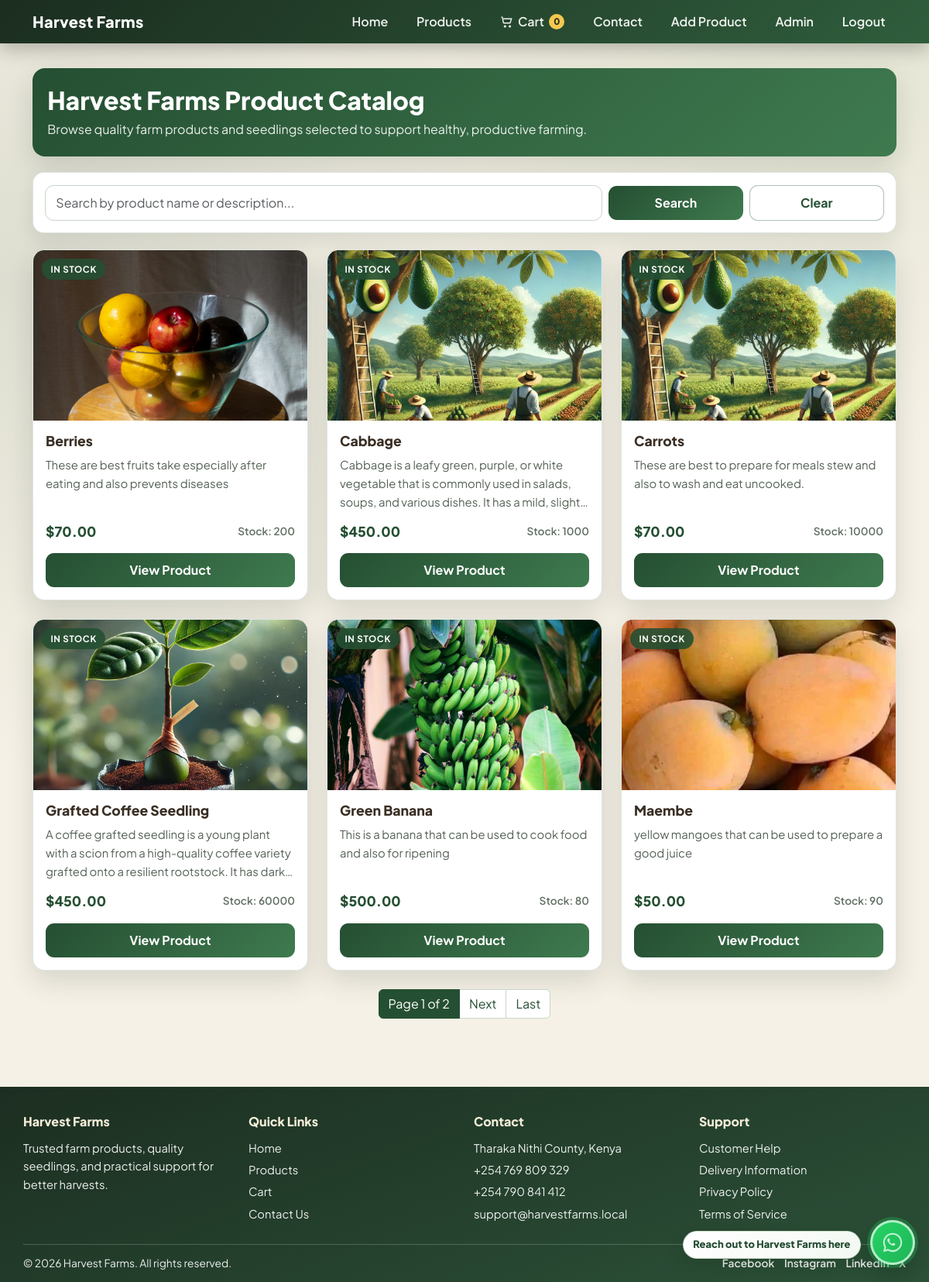
The page /shop/ (signed in) on the database its author committed.
### shop/models.py (models this page shows, shortened)
class Product(models.Model):
    name = models.CharField(max_length=200)
    slug = models.SlugField(unique=True ,blank=True)
    description = models.TextField()
    price = models.DecimalField(max_digits=10, decimal_places=2)
    stock = models.PositiveIntegerField(default=0)
    image = models.ImageField(upload_to="products_image/", blank=True, null=True)
    class Meta:
        ordering = ['name']

### shop/views.py (the view)
# urls.py: path('', views.product_list, name='product_list'),  # List products
def product_list(request, category_slug=None):
    category = None
    categories = Category.objects.all()
    products = Product.objects.all()
    search_query = request.GET.get('q', '').strip()
    if category_slug:
        category = get_object_or_404(Category, slug=category_slug)
        products = products.filter(category=category)
    if search_query:
        terms = [term for term in search_query.split() if term]
        search_filter = Q(name__icontains=search_query) | Q(description__icontains=search_query)
        for term in terms:
            search_filter |= Q(name__icontains=term) | Q(description__icontains=term)
        products = products.filter(search_filter).distinct()
    paginator = Paginator(products, 6)
    page_number = request.GET.get('page')
    page_obj = paginator.get_page(page_number)
    return render(request, 'shop/product_list.html', {
        'category': category,
        'categories': categories,
        'products': page_obj.object_list,
        'page_obj': page_obj,
        'search_query': search_query,
    })

### cart/context_processors.py (called while the page is built)
def cart_item_count(request):
    cart = request.session.get('cart', {})
    count = sum(cart.values()) if isinstance(cart, dict) else 0
    return {'cart_item_count': count}

### shop/templates/shop/product_list.html (shortened to what this page needs)
{% load static %}
<!DOCTYPE html>
<html lang="en">
<head>
    <link href="https://cdn.jsdelivr.net/npm/bootstrap@5.3.0/dist/css/bootstrap.min.css" rel="stylesheet">
</head>
<body>
    {% include 'partials/navbar.html' %}
    <main class="products-wrap">
        <div class="container">
            <section class="hero-strip">
                <h1>Harvest Farms Product Catalog</h1>
                <p>Browse quality farm products and seedlings selected to support healthy, productive farming.</p>
            </section>
            <section class="search-card">
                <form method="get" action="{% url 'shop:product_list' %}">
                    <div class="row g-2 align-items-center">
                        <div class="col-md-8">
                            <input
                                type="text"
                                name="q"
                                class="form-control search-input"
                                placeholder="Search by product name or description..."
                                value="{{ search_query }}">
                        </div>
                        <div class="col-md-2 d-grid">
                            <button type="submit" class="btn btn-search">Search</button>
                        </div>
                        <div class="col-md-2 d-grid">
                            <a href="{% url 'shop:product_list' %}" class="btn-clear">Clear</a>
                        </div>
                    </div>
                </form>
            </section>
            {% if products %}
                <div class="row g-4">
                    {% for product in products %}
                        <div class="col-sm-6 col-lg-4">
                            <article class="product-card">
                                <div class="image-wrap">
                                    {% if product.stock > 0 %}
                                        <span class="stock-chip">In Stock</span>
                                    {% else %}
                                        <span class="stock-chip out">Sold Out</span>
                                    {% endif %}
                                    {% if product.image %}
                                        <img src="{{ product.image.url }}" alt="{{ product.name }}" class="product-image" onerror="this.onerror=null;this.src='{% static 'core/images/homepicture.jpg' %}';">
                                    {% else %}
                                        <img src="{% static 'core/images/homepicture.jpg' %}" alt="No image available" class="product-image">
                                    {% endif %}
                                </div>
                                <div class="card-body">
                                    <h2 class="product-name">{{ product.name }}</h2>
                                    <p class="product-desc">{{ product.description }}</p>
                                    <div class="meta-row">
                                        <span class="price">${{ product.price }}</span>
                                        <span class="stock">Stock: {{ product.stock }}</span>
                                    </div>
                                    {% if product.slug %}
                                        <a href="{% url 'shop:product_detail' slug=product.slug %}" class="btn-detail">View Product</a>
                                    {% else %}
                                        <span class="text-muted small">Details not available.</span>
                                    {% endif %}
                                </div>
                            </article>
                        </div>
                    {% endfor %}
                </div>
            {% else %}
                <section class="empty-state">
                    <h2 class="h5 mb-2">No Products Available Yet</h2>
                    <p class="mb-0">Products will appear here once added to the catalog.</p>
                </section>
            {% endif %}
            {% if page_obj.paginator.num_pages > 1 %}
                <nav class="pagination-wrap" aria-label="Products pagination">
                    <ul class="pagination mb-0">
                        <li class="page-item active">
                            <span class="page-link">Page {{ page_obj.number }} of {{ page_obj.paginator.num_pages }}</span>
                        </li>
                        {% if page_obj.has_next %}
                            <li class="page-item">
                                <a class="page-link" href="?page={{ page_obj.next_page_number }}{% if search_query %}&q={{ search_query|urlencode }}{% endif %}">Next</a>
                            </li>
                            <li class="page-item">
                                <a class="page-link" href="?page={{ page_obj.paginator.num_pages }}{% if search_query %}&q={{ search_query|urlencode }}{% endif %}">Last</a>
                            </li>
                        {% endif %}
                    </ul>
                </nav>
            {% endif %}
        </div>
    </main>
    {% include 'partials/footer.html' %}
</body>
</html>

### shop/templates/shop/product_list.html (style rules this page uses)
:root { --soil: #3a2e24; --leaf-dark: #254f32; --leaf: #3f7a4f; --leaf-soft: #7ea26f; --cream: #f6f1e6; --text: #2f352f; --card-shadow: 0 14px 34px rgba(24, 39, 28, 0.14); }
body { margin: 0; font-family: "Plus Jakarta Sans", sans-serif; color: var(--text); background: radial-gradient(circle at 92% -10%, rgba(126, 162, 111, 0.2), transparent 35%), radial-gradient(circle at 0% 22%, rgba(37, 79, 50, 0.12), transparent 36%), var(--cream); }
.products-wrap { padding: 2rem 0 3rem; }
.hero-strip { border-radius: 1rem; padding: 1.4rem 1.2rem; background: linear-gradient(140deg, var(--leaf-dark), var(--leaf)); color: #fff; box-shadow: var(--card-shadow); margin-bottom: 1.3rem; }
.hero-strip h1 { margin: 0 0 0.4rem; font-size: clamp(1.45rem, 3vw, 2rem); font-weight: 800; }
.hero-strip p { margin: 0; color: rgba(255, 255, 255, 0.9); }
.search-card { border-radius: 0.9rem; border: 1px solid rgba(37, 79, 50, 0.15); background: #fff; box-shadow: 0 10px 24px rgba(22, 37, 27, 0.1); padding: 0.95rem; margin-bottom: 1.3rem; }
.search-input { border-radius: 0.7rem; border: 1px solid #c9d5c7; padding: 0.64rem 0.82rem; }
.btn-search { border: 0; border-radius: 0.68rem; padding: 0.64rem 0.9rem; color: #fff; font-weight: 700; background: linear-gradient(135deg, var(--leaf-dark), var(--leaf)); }
.btn-clear { border: 1px solid rgba(37, 79, 50, 0.35); border-radius: 0.68rem; padding: 0.64rem 0.9rem; color: var(--leaf-dark); font-weight: 700; background: #fff; text-decoration: none; text-align: center; }
.pagination-wrap { margin-top: 1.5rem; display: flex; justify-content: center; }
.pagination .page-link { color: var(--leaf-dark); border-color: #c9d5c7; }
.pagination .page-item.active .page-link { background-color: var(--leaf-dark); border-color: var(--leaf-dark); color: #fff; }
.product-card { border: 1px solid rgba(37, 79, 50, 0.14); border-radius: 0.95rem; overflow: hidden; background: #fff; box-shadow: var(--card-shadow); height: 100%; display: flex; flex-direction: column; transition: transform 0.2s ease, box-shadow 0.2s ease; }
.image-wrap { position: relative; background: linear-gradient(145deg, #deead7, #f2ead9); }
.product-image { width: 100%; height: 220px; object-fit: cover; display: block; }
.stock-chip { position: absolute; top: 0.7rem; left: 0.7rem; border-radius: 999px; padding: 0.3rem 0.7rem; font-size: 0.72rem; font-weight: 700; text-transform: uppercase; letter-spacing: 0.06em; color: #fff; background: rgba(37, 79, 50, 0.9); }
.card-body { display: flex; flex-direction: column; gap: 0.55rem; padding: 1rem; }
.product-name { margin: 0; font-size: 1.1rem; color: var(--soil); font-weight: 800; }
.product-desc { margin: 0; font-size: 0.93rem; color: #556256; line-height: 1.6; display: -webkit-box; -webkit-line-clamp: 3; -webkit-box-orient: vertical; overflow: hidden; min-height: 4.5rem; }
.meta-row { display: flex; justify-content: space-between; align-items: center; margin-top: 0.2rem; }
.price { font-size: 1.1rem; font-weight: 800; color: var(--leaf-dark); }
.stock { font-size: 0.85rem; color: #607063; font-weight: 600; }
.btn-detail { margin-top: 0.4rem; border: 0; border-radius: 0.68rem; padding: 0.62rem 0.85rem; color: #fff; font-weight: 700; text-align: center; text-decoration: none; background: linear-gradient(135deg, var(--leaf-dark), var(--leaf)); }

### rows shown on the page
Product: shows "IN STOCK", image (picture), name "Berries", description "These are best fruits take especially after eating and also prevents diseases", price "70.00", stock "200", slug "View Product"
Product: shows "IN STOCK", name "Cabbage", description "Cabbage is a leafy green, purple, or white vegetable that is commonly used in salads, soups, and various dishes. It has a mild,…", price "450.00", stock "1000", slug "View Product"
Product: shows "IN STOCK", shows a picture, name "Carrots", description "These are best to prepare for meals stew and also to wash and eat uncooked.", price "70.00", stock "10000", slug "View Product"
Product: shows "IN STOCK", image (picture), name "Grafted Coffee Seedling", description "A coffee grafted seedling is a young plant with a scion from a high-quality coffee variety grafted onto a resilient rootstock. It has…", price "450.00", stock "60000", shows "View Product"
Product: shows "IN STOCK", image (picture), name "Green Banana", description "This is a banana that can be used to cook food and also for ripening", price "500.00", stock "80", slug "View Product"
Product: shows "IN STOCK", image (picture), name "Maembe", description "yellow mangoes that can be used to prepare a good juice", price "50.00", stock "90", slug "View Product"

### other values the page prints
{{ cart_item_count }} "0"
{{ page_obj.number }} "1"
{{ page_obj.paginator.num_pages }} "2"
